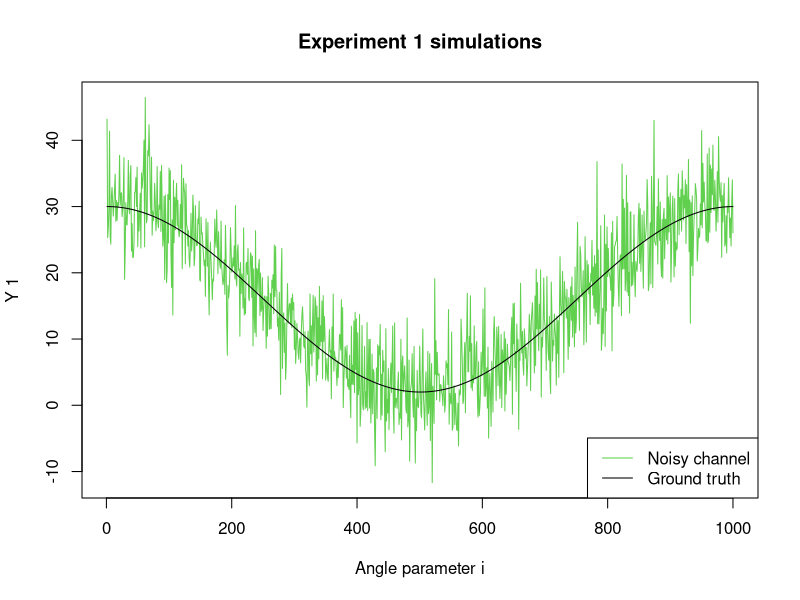
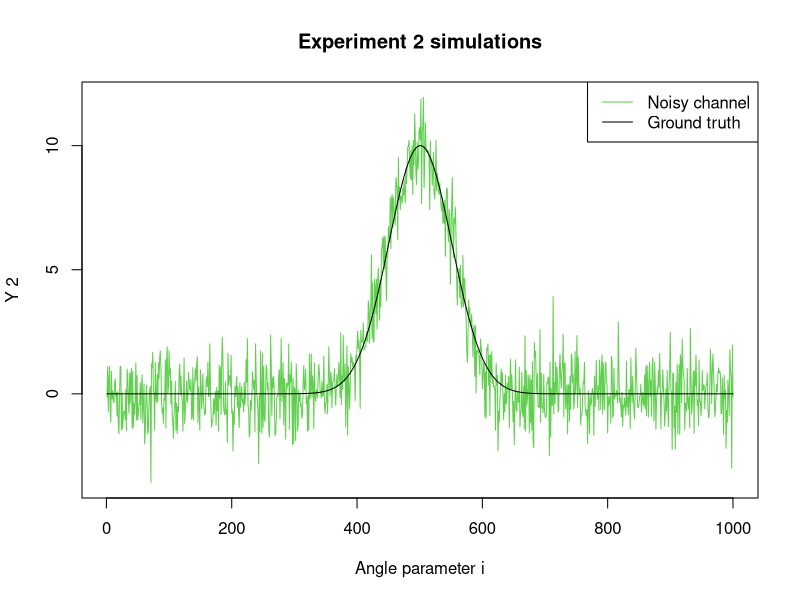
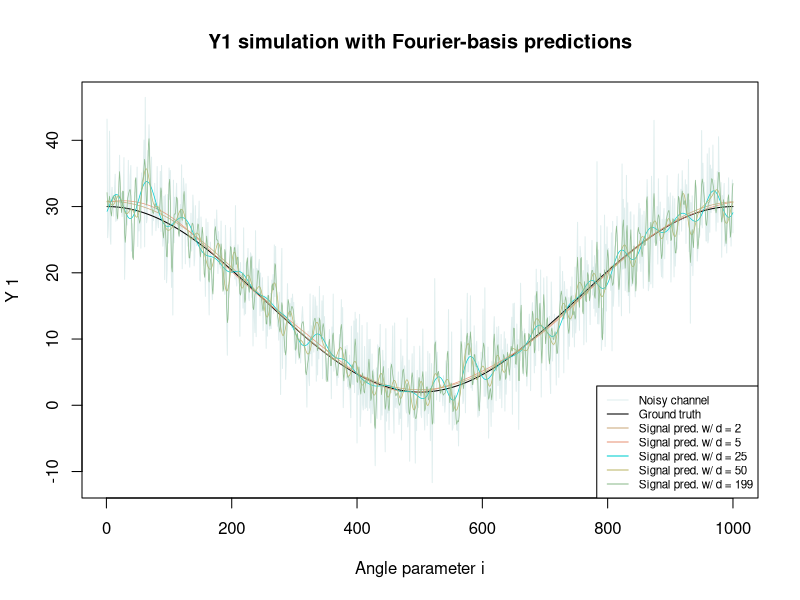
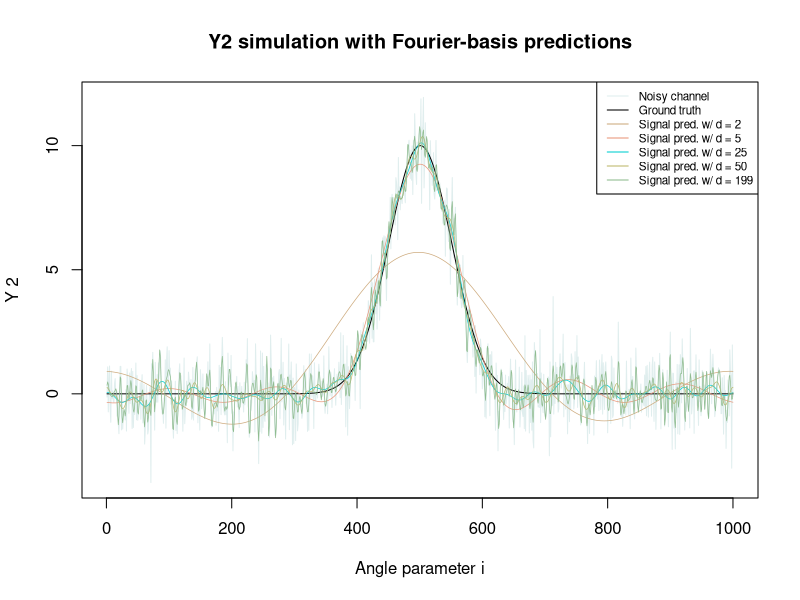
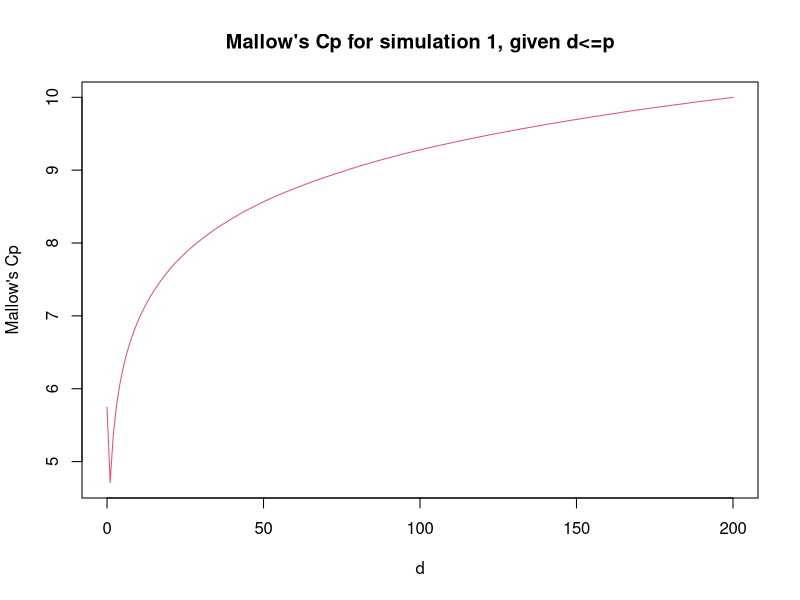
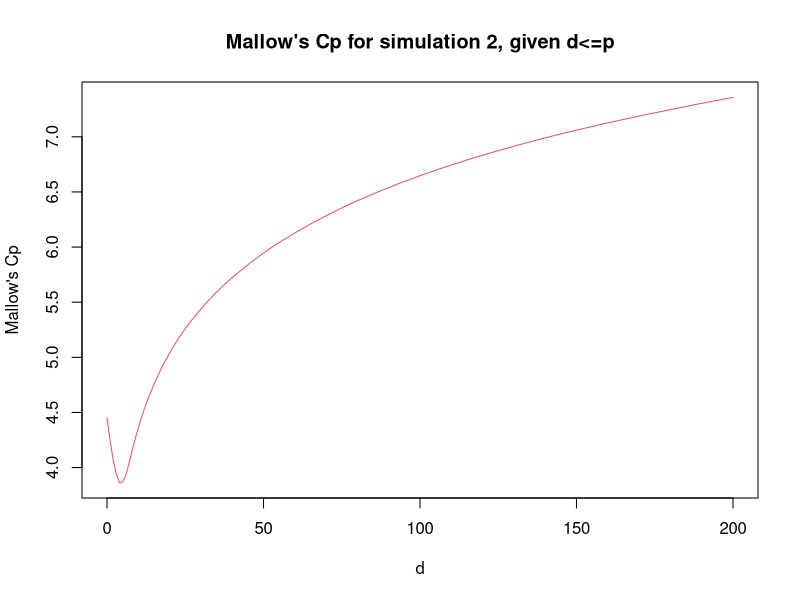
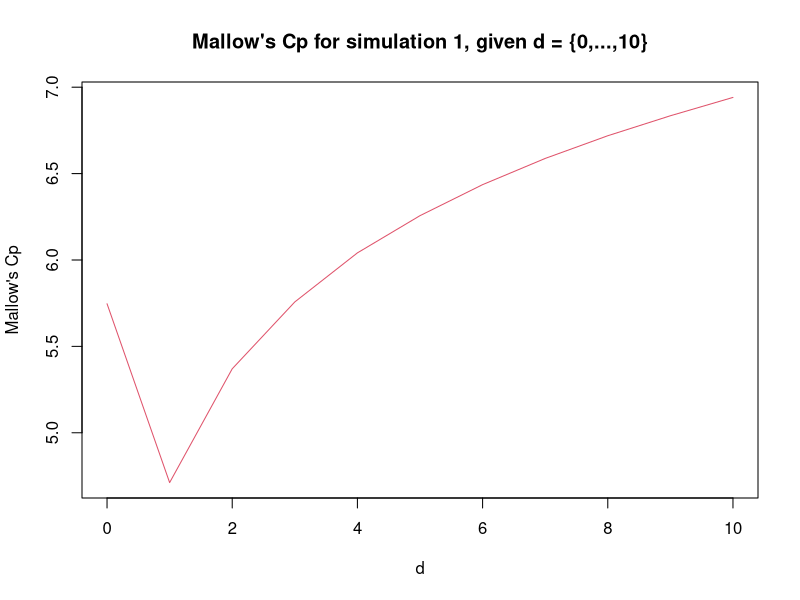
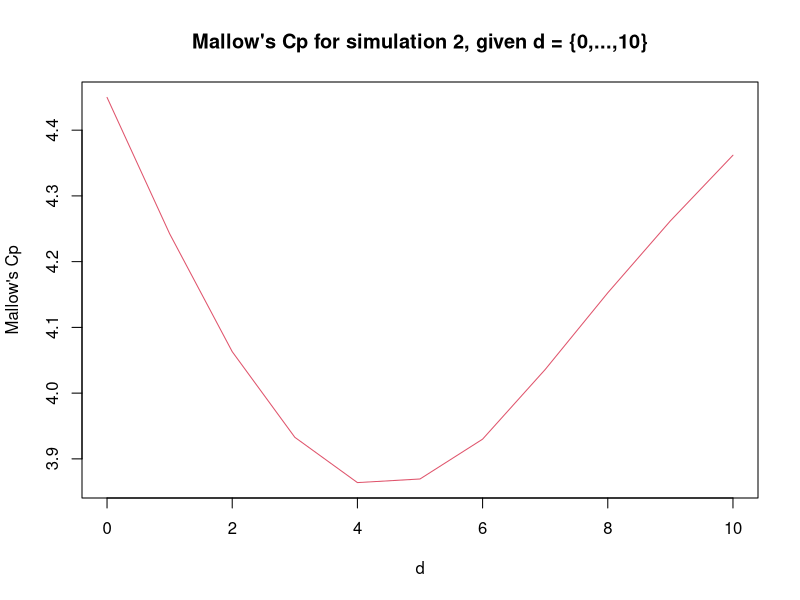

Generate these figures, in order, with R:
## ---- chunk 1
knitr::opts_chunk$set(echo = TRUE)
## ---- chunk 2

u <- function(i, n) {2*pi*i/n}

generate_fourier_matrix <- function(n, p) {
  ### Generates a matrix of size (n, 2p+1) of fourier
  ### coefficients
  # Checks if the parameters are ill-defined
  if (2*p+1>n) {
    print("FAILED to comply with 2p+1 lesser or equal to n")
    return(NULL)
  }
  # Computes the fourier matrix
  fourier = matrix(NA, nrow=n, ncol=2*p+1)
  for (row in 1:n) {
    for (col in 1:(2*p+1)) {
      # Checks for the first column to populate with 1s
      if (col==1) {
        fourier[row, col] = 1
      } else {
        # Checks for pair-numbered columns, then populates
        if (col%%2==0){
          k = col/2
          fourier[row, col] = cos(k*u(row-1,n)) # row-1 as i starts at 0
        } else {
          k = (col-1)/2
          fourier[row, col] = sin(k*u(row-1,n))
        }
      }
    }
  }
  return(fourier)
}

## ---- chunk 3

X = generate_fourier_matrix(10, 2)
round(X, 5)

## ---- chunk 4

check <- function(vec1, vec2) {
  ### Two vectors v1 and v2 are orthogonal if their inner 
  ### product is equal to zero
  # Rounding to account for floating point memory mgt
  round(sum(vec1 * vec2),15) == 0
}

check_length <- function(x) {
  # Check the length of unique elems in a list of two elements
  # Used to remove elems of a permutation where the same index
  # is used twice
  length(unique(x))==2
  }

check_orthogonality <- function(matrix_to_check) {
  ### Exhaustively checks for the orthogonality of each columns
  ### of a matrix with each other
  nc = dim(matrix_to_check)[2]
  # Computes all permutations of column indexes
  # not optimized, contains clones (swapped indexes)
  perms = expand.grid(c1=1:nc, c2=1:nc, stringsAsFactors=F)
  perms = perms[apply(perms, 1, check_length),]
  # Interatively checks for orthogonality
  all(apply(perms, 1,function(x) {check(
    matrix_to_check[,x[1]], matrix_to_check[,x[2]])
    }))
}

norm <- function(vec) {sqrt(sum(vec * vec))}

compute_norm_list <- function(matrix_to_check) {
  ### Computes the norm of each column of a matrix and returns
  ### the list of norms
  apply(matrix_to_check, 2, norm)
}

orthonormalize_matrix <- function(matrix_to_cast) {
  ### Divides every column vector of a matrix by its norm
  apply(matrix_to_cast, 2, function(x){x/norm(x)})
}

## ---- chunk 5

check_orthogonality(X)

## ---- chunk 6

compute_norm_list(X)

## ---- chunk 7

Xprime = orthonormalize_matrix(X)
compute_norm_list(Xprime)

## ---- chunk 8

# Rounding to take into account floating point memory mgt
# QQ^t = I
round(t(Xprime)%*%Xprime, 15)

## ---- chunk 9

construct_projection_matrix <- function(X, d) {
  ### Retrieves the first 2*d+1 columns of the generated fourier
  ### projection matrix
  # Checks if the parameters are ill-defined
  if (2*d+1>=dim(X)[2]) {
    print("FAILED to comply with 2d+1 <= ncols(X) (i.e. d >= p)")
    return(NULL)
  }
  # Returns the truncated projection matrix
  X[,1:(2*d+1)]
}

## ---- chunk 10

# Sets preliminary variables
n = 1000
p = 200
d_sequence = as.matrix(c(2,5,25,50,199))

# Prints parameters of simulation
cat("Given", n, "observations for each simulation and a maximum",
    "of", p, "Fourier coefficients, we select the following",
    "amounts of coefficients to perform projection/regressions:",
    d_sequence)
## ---- chunk 11

# Generates the orthonormal matrix Xprime as our X matrix
X = orthonormalize_matrix(generate_fourier_matrix(n, p))

## ---- chunk 12

# Declares the simulation functions

generate_experiment_1 <- function(n) {
  ### Generates the simulation 1: 16+14*cos(u_i)+5*\epsilon_i
  ### We recall i \in {0, n-1}, to inform the use of seq()
  f <- function(x){16+14*cos(u(x,n))}
  truth = apply(as.matrix(seq(0,n-1,1)),1,f)
  noise = 5*rnorm(n,0,1)
  return(list("truth"=truth,"noisy_signal"=truth+noise))
}

generate_experiment_2 <- function(n) {
  ### Generates the simulation 2: 10*exp(-\frac{(u_i-\pi)^2}{0.2})
  ###                             + \epsilon_i
  ### We recall i \in {0, n-1}, to inform the use of seq()
  f <- function(x){10*exp(-(u(x,n)-pi)^2/0.2)}
  truth = apply(as.matrix(seq(0,n-1,1)),1,f)
  noise = rnorm(n,0,1)
  return(list("truth"=truth, "noisy_signal"=truth+noise))
}

# Generates the simulations
Y1 = generate_experiment_1(n)
Y2 = generate_experiment_2(n)

## ---- chunk 13

plot_simulation <- function(Y, simulation_num, legend_position=NULL, title=NULL) {
  ### Plots the simulated data with some branch check to see if 
  ### it stands alone or will be used later on for overplotting other signals
  if (is.null(legend_position)){
    colors = c("azure2", 1)
  } else {
    colors = c(3,1)
  }
  if (is.null(title)){
    title = paste("Experiment",simulation_num,"simulations")
  }
  # Plots the given data
  plot(Y$noisy_signal, type="l", col=colors[1], 
       main=title,
       xlab="Angle parameter i",
       ylab=paste("Y",simulation_num))
  lines(Y$truth, type="l", col=colors[2])
  # If required, prints the legend
  if (is.null(legend_position)==F) {
    legend(x=legend_position, 
           legend=c("Noisy channel", "Ground truth"), 
           lty=c(1,1), 
           col=colors)
  }
}

plot_simulation(Y1, 1, legend_position="bottomright")
plot_simulation(Y2, 2, legend_position="topright")

## ---- chunk 14

generate_projection_estimators <- function(
  projection_matrix, signal, d, print_coeffs = T
  ) {
  ### Prints out the projection estimators given the convolution of a 
  ### Fourier-basis regression matrix with the original noisy signal
  ### Returns the retro-projection (i.e. the regression) of the original
  ### signal with the estimators
  # Computes the estimators and prints them
  estimators = signal %*% projection_matrix
  if (print_coeffs) {
    if (length(estimators) <= 10) {
      cat("Given a Fourier-basis projection matrix with", d, "coefficients, ",
          "the computed estimators are:", estimators, "\n\n")
    } else {
      cat("Given a Fourier-basis projection matrix with", d, "coefficients, ",
          "the first",round(10+d/10),"computed estimators are:", 
          estimators[1:round(10+d/10)],"\n\n")
    }
  }
  # Computes the retroprojection and returns it
  retroprojection = estimators %*% t(projection_matrix)
  return(retroprojection)
}

compute_retroprojections <- function (
  projection_matrix, signal, d_sequence, simulation_number
  ) {
  ### Computes for each d value the corresponding estimators and the retro-
  ### projection of the original noisy signal for plotting purposes
  cat("Computation for simulation Y", simulation_number,":\n")
  apply(d_sequence,1,function(d){generate_projection_estimators(
    projection_matrix[,1:(2*d+1)],
    signal,
    d
  )})
}

predicted_Y1 = compute_retroprojections(X, Y1$noisy_signal, d_sequence, 1)
predicted_Y2 = compute_retroprojections(X, Y2$noisy_signal, d_sequence, 2)

## ---- chunk 15

overplot_predicted_signals <- function(predictions, d_sequence, legend_position) {
  ### Based on the function plot_simulation(), overplots the predicted signals
  ### given a number of projection estimators
  # Declares legend variables
  colors = c("azure2", 1, "burlywood3", "darksalmon",
             "darkturquoise", "darkkhaki", "darkseagreen")
  names = c(c("Noisy channel", "Ground truth"), 
            c(apply(d_sequence, 1,
                    function(x){paste("Signal pred. w/ d =", x)})))
  # Computes the lines to add to a previously declared plot
  for (i in 1:dim(predictions)[2]) {
    lines(predictions[,i], type="l",col=colors[i+2], lwd=0.7)
  }
  # Adds the legend
  legend(x=legend_position, 
           legend=names, 
           lty=1, 
           col=colors,
         cex=0.7)
}

plot_simulation(Y1, 1, title="Y1 simulation with Fourier-basis predictions")
overplot_predicted_signals(predicted_Y1, d_sequence,legend_position="bottomright")
plot_simulation(Y2, 2, title="Y2 simulation with Fourier-basis predictions")
overplot_predicted_signals(predicted_Y2, d_sequence,legend_position="topright")

## ---- chunk 16

compute_mallow_cp <- function(simulation, projection_matrix, d) {
  ### Computes Mallow's cp for a given d value
  preds = generate_projection_estimators(projection_matrix[,1:(2*d+1)],
                                         simulation$noisy_signal, d, 
                                         print_coeffs=F)
  penalization = var(as.vector(preds))*d
  least_square = base::norm(simulation$truth-preds, "2")
  base::norm(least_square, "2") + penalization
}

compute_mallow_cp_drange <- function(
  ### Computes Mallow's Cp over a range of d values
  simulation, projection_matrix, p, simulation_number
  ){
  if (p<0) {
    print("FAILED to comply with p >= 0 as, given d <= p, d must be positive.")
    return(NULL)
  }
  f <- function(x){compute_mallow_cp(simulation, projection_matrix, x)}
  criteria = apply(as.matrix(seq(0, p, 1)),1,f)
  cat("The best Mallow's Cp criterion for simulation", simulation_number,
      "indicates the best estimator d is: d =", which.min(criteria)-1, "\n")
  return(criteria)
}

Y1_mallowcp_criterion = compute_mallow_cp_drange(Y1, X, p,1)
Y2_mallowcp_criterion = compute_mallow_cp_drange(Y2, X, p,2)

## ---- chunk 17

plot_mallow_cps <- function(mallow_cps, title, logscale=F, max_range = NULL) {
  ### Plots the series of Mallow's Cp obtained for each d <= p
  if (is.null(max_range) == F) {
    mallow_cps = mallow_cps[0:max_range+1]
  }
  len = length(mallow_cps)-1
  if (logscale) {
    mallow_cps = log(mallow_cps)
  }
  x = as.vector(seq(0, len, 1))
  plot(x, mallow_cps, type="l", main=title, 
       col=2,
       xlab="d", ylab="Mallow's Cp")
}

plot_mallow_cps(Y1_mallowcp_criterion, "Mallow's Cp for simulation 1, given d<=p",
                logscale=T)
plot_mallow_cps(Y2_mallowcp_criterion, "Mallow's Cp for simulation 2, given d<=p",
                logscale=T)

## ---- chunk 18

plot_mallow_cps(Y1_mallowcp_criterion, 
                "Mallow's Cp for simulation 1, given d = {0,...,10}",
                logscale=T, max_range=10)
plot_mallow_cps(Y2_mallowcp_criterion, 
                "Mallow's Cp for simulation 2, given d = {0,...,10}",
                logscale=T, max_range=10)

## ---- chunk 19

compute_best_vectors <- function(simulation, projection_matrix, known_var, 
                                 simulation_number) {
  ### Computes whether a given inner product of a signal and a vector e_1 is
  ### larger than a given penalization dependent on the observation size
  ### and a known variance
  f <- function(x){
    inner_product = abs(simulation$noisy_signal %*% x) 
    penalization = log(length(simulation$noisy_signal))*known_var
    inner_product >= penalization
}
  bests = which(apply(projection_matrix, 2, f))
  cat("The best vectors for the simulation", simulation_number, 
      "are the following (1-indexed):", bests)
  bests
}

Y1_best_vectors = compute_best_vectors(Y1, X, 25, 1)
Y2_best_vectors = compute_best_vectors(Y2, X, 1, 2)

## ---- chunk 20

compute_retroprojections_2 <- function (
  projection_matrix, signal, d_sequence, simulation_number
  ) {
  ### Computes for each d value the corresponding estimators and the retro-
  ### projection of the original noisy signal for plotting purposes
  cat("Computation for simulation Y", simulation_number,":\n")
  generate_projection_estimators(projection_matrix[,d_sequence],
                                 signal$noisy_signal,
                                 paste(d_sequence, collapse=","))
}

predicted_Y1_afterBIC = compute_retroprojections_2(X, Y1, Y1_best_vectors, 1)
predicted_Y2_afterBIC = compute_retroprojections_2(X, Y2, Y2_best_vectors, 2)

plot_predicted_signals_afterBIC <- function(signal, predictions, d_sequence, 
                                            title, simulation_number,
                                            legend_position) {
  ### Plots the projection using the estimators retrieved with the BIC method
  # Declares legend variables
  colors = c("azure2", "blue", "red")
  names = c("Noisy channel", "Ground truth", 
            paste("Signal pred. w/ d = {", paste(d_sequence, collapse=","), 
                  "}"))
  # Computes the lines to add to a previously declared plot
  plot(signal$noisy_signal, type="l", col=colors[1], 
       main=title,
       xlab="Angle parameter i",
       ylab=paste("Y",simulation_number))
  lines(signal$truth, type="l", col=colors[2])
  lines(as.vector(predictions), type="l", col=colors[3])
  # Adds the legend
  legend(x=legend_position, 
           legend=names, 
           lty=1, 
           col=colors,
         cex=0.7)
}

plot_predicted_signals_afterBIC(Y1, predicted_Y1_afterBIC, Y1_best_vectors, 
                                title="Y1 signal with prediction with BIC-estimators",
                                1, "bottomright")

plot_predicted_signals_afterBIC(Y2, predicted_Y2_afterBIC, Y2_best_vectors, 
                                title="Y1 signal with prediction with BIC-estimators",
                                2, "bottomright")

